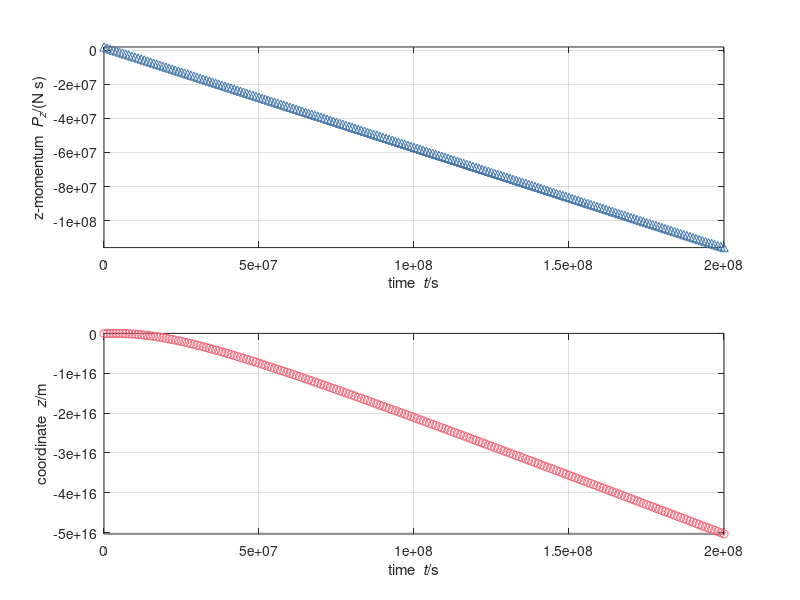

The MATLAB script that drew this image:
%%% Numerical simulation of relativistic motion with gravity
%% Coordinates (t, x, y, z)

%% Constants
m = 0.06;       % kg: tennis ball's mass-energy
g = 9.8;        % N/kg: gravitational acceleration
c = 299792458;  % m/s: speed of light

%% Initial conditions
t = 0;              % s: time
r = [0, 0, 0];      % m: position vector
P = [0, 0, 1.8e6];  % N s: momentum vector

%% Boundary conditions
F = [0, 0, 0];           % N: momentum influx
G = -m * g * [0, 0, 1];  % N: momentum supply

%% Time-iteration parameters
t1 = 2e8; % s: final time
dt = 1e6; % s: time step %@

%% Plotting
dtplot = t1/360;  % time interval between plots
tplot = dtplot;   % time for next plot
figure
subplot(2, 1, 1); plot(t, P(3), '^', 'color', '#4477AA')
xlabel('time {\it t}/s'); ylabel('z-momentum {\it P_z}/(N s)')
axis('tight'); xlim([0, t1]); grid on; hold on
subplot(2, 1, 2); plot(t, r(3), 'o', 'color', '#EE6677')
xlabel('time {\it t}/s'); ylabel('coordinate {\it z}/m')
axis('tight'); xlim([0, t1]); grid on; hold on %@

%% Numerical time integration
while t < t1

  %% constitutive relations
  v = P / sqrt(m^2 + norm(P)^2 / c^2);

  %% step forward in time with balance laws
  t = t + dt;
  P = P + (F + G) * dt;
  r = r + v * dt; %@

  %% plot
  if t > tplot
    subplot(2, 1, 1); plot(t, P(3), '^', 'color', '#4477AA')
    subplot(2, 1, 2); plot(t, r(3), 'o', 'color', '#EE6677')
    pause(0)
    tplot = tplot + dtplot;
  end %@
end
